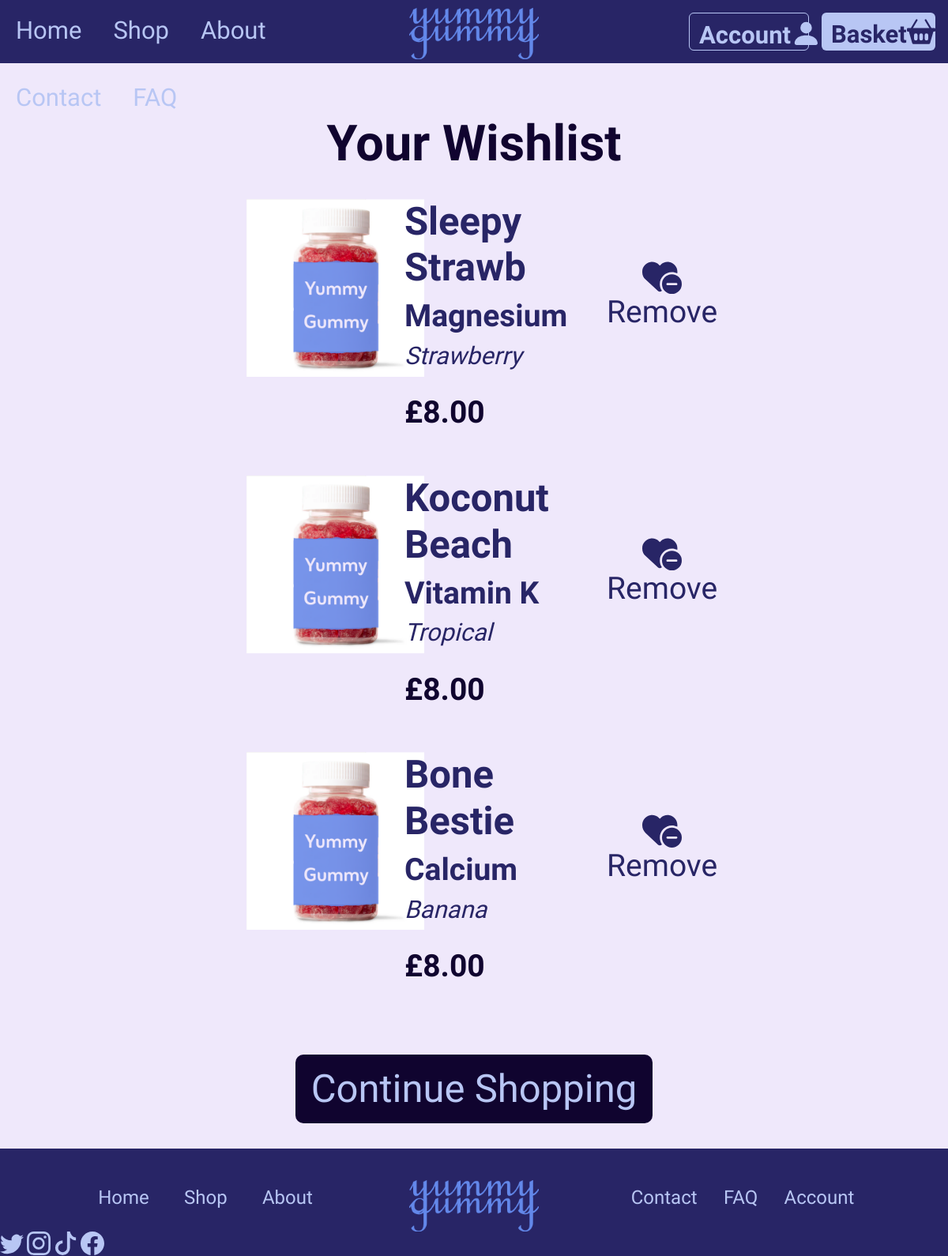
Page /wishlist (signed in) on the earlier database version.
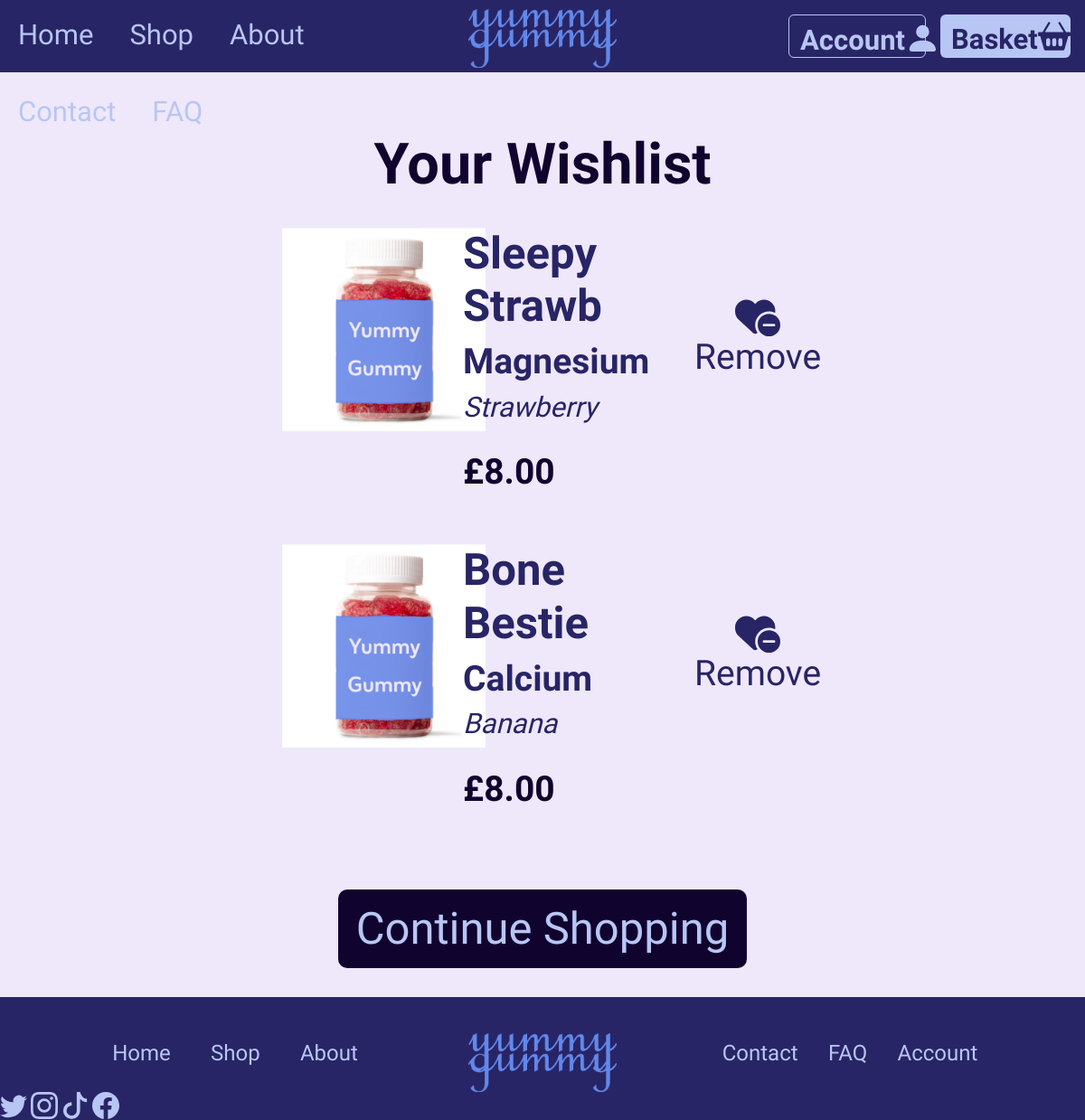
Same page on the later database version.
### app/models.py (models this page shows, shortened)
class Wishlist(db.Model):
    id: so.Mapped[int] = so.mapped_column(primary_key=True)
    product_id: so.Mapped[int] = so.mapped_column(sa.ForeignKey('product.id'), nullable=False)
    user_id: so.Mapped[int] = so.mapped_column(sa.ForeignKey('user.id'), nullable=False)
    product = db.relationship('Product', backref='wishlist', lazy=True)

class Product(db.Model):
    id: so.Mapped[int] = so.mapped_column(primary_key=True)
    name: so.Mapped[str] = so.mapped_column(sa.String(255), index=True, nullable=False)
    vitamin: so.Mapped[str] = so.mapped_column(sa.String(255), nullable=False)
    flavour: so.Mapped[str] = so.mapped_column(sa.String(50), index=True, nullable=True)
    price: so.Mapped[float] = so.mapped_column(sa.Numeric(10, 2), nullable=False)
    description: so.Mapped[str] = so.mapped_column(sa.String(1000), nullable=True)

### app/routes.py (the view, shortened to what this page needs)
@app.route("/wishlist", methods=["GET", "POST"])
@login_required
def wishlist():
    if request.method == "GET":
        wish_items = Wishlist.query.join(Product).filter(Wishlist.user_id == current_user.id).all()
        return render_template("wishlist.html", title="Wishlist", wish_items=wish_items)

### app/models.py (called while the page is built)
@login.user_loader
def load_user(id):
    return db.session.get(User, int(id))

### app/templates/wishlist.html (shortened to what this page needs)
{% extends 'base.html' %}
{% block body %}
<h1 class="ygtitle">Your Wishlist</h1>
    {% if wish_items %}
        <div class="row">
            <div class="col-3"></div>
            <div class="col">
                {% for item in wish_items %}
                    <div class="row wish-items" id="wishbox">
                        <div class="col-4">
                            <img src="{{ url_for('static', filename='images/yumgum.png') }}" alt="{{ item.product.name }}" height="225" id="wishimg">
                        </div>
                        <div class="col">
                            <h2 class="productnm">{{ item.product.name }}</h2>
                            <h3 class="vitamin">{{ item.product.vitamin }}</h3>
                            <h4 class="flavour">{{ item.product.flavour }}</h4>
                            <h3 class="witem-price">£{{ item.product.price }}</h3>
                        </div>
                        <div class="col-3">
                            <button type="button" class="wishremove" data-item-id="{{ item.id }}">
                                <img src="/static/images/heart-minus.svg" alt="Solid heart with a minus next to it">
                                <h3>Remove</h3>
                            </button>
                        </div>
                    </div>
                {% endfor %}
                <div class="backtoshop">
                    <a href="{{ url_for('shop') }}" class="shopreturn">
                        <h2>Continue Shopping</h2>
                    </a>
                </div>
            </div>
            <div class="col-3"></div>
        </div>
    {% endif %}
{% endblock %}

### app/templates/base.html (shortened to what this page needs)
<!DOCTYPE html>
<html lang="en">
<head>
	<link href="{{ url_for('static', filename='css/bootstrap.min.css') }}" rel="stylesheet">
    <link href="{{ url_for('static', filename='css/style.css') }}" rel="stylesheet">
    <link href="{{ url_for('static', filename='css/responsive480.css') }}" rel="stylesheet">
</head>
<body>
    <header>
        <div class=".container-fluid">
            <div class="row">
                <div class="col-4">
                    <nav class="navleft">
                        <a href="{{ url_for('home') }}"><h4>Home</h4></a>
                        <a href="{{ url_for('shop') }}"><h4>Shop</h4></a>
                        <a href="/about"><h4>About</h4></a>
                        <a href="{{ url_for('contact') }}"><h4>Contact</h4></a>
                        <a href="{{ url_for('faq') }}"><h4>FAQ</h4></a>
                    </nav>
                </div>
                <div class="col-4">
                    <a href="{{ url_for('home') }}" class="logo">
                        <img src="{{ url_for('static', filename='images/logotemp.png') }}" alt-text="Yummy Gummy Logo" height="65">
                    </a>
                </div>
                <div class="col-4">
                    <nav class="navright">
                        <a class="btn btn-primary" href="{{ url_for('cart') }}" role="button" id="navbasket">
                            <h4>Basket</h4>
                            <img src="{{ url_for('static', filename='images/basket.svg') }}" alt-text="Shopping Basket">
                        </a>
                        <a class="btn btn-primary" href="{{ url_for('login') }}" role="button" id="navacct">
                            <h4>Account</h4>
                            <img src="{{ url_for('static', filename='images/person.svg') }}" alt-text="My Account picture" id="navperson">
                        </a>
                    </nav>
                </div>
            </div>
        </div>
    </header>
    <div class="wrapper">
        <div class="container-fluid">
            {% block body %} {% endblock %}
        </div>
        <footer>
            <div class="footer-content">
                <div class="row">
                    <div class="col-1"></div>
                    <div class="col">
                        <nav class="footleft">
                            <a href="{{ url_for('home') }}"><h5>Home</h5></a>
                            <a href="{{ url_for('shop') }}"><h5>Shop</h5></a>
                            <a href="/about"><h5>About</h5></a>
                        </nav>
                    </div>
                    <div class="col">
                        <a href="{{ url_for('home') }}" class="logo" id="btmlogo">
                            <img src="{{ url_for('static', filename='images/logotemp.png') }}" alt-text="Yummy Gummy Logo" height="65">
                        </a>
                    </div>
                    <div class="col">
                        <nav class="footright">
                            <a href="{{ url_for('contact') }}"><h5>Contact</h5></a>
                            <a href="{{ url_for('faq') }}"><h5>FAQ</h5></a>
                            <a href="{{ url_for('login') }}"><h5>Account</h5></a>
                        </nav>
                    </div>
                    <div class="col-1"></div>
                </div>
                <div class="footsocial">
                    <img src="{{ url_for('static', filename='images/social/twitter.svg') }}" alt-text="twitter logo">
                    <img src="{{ url_for('static', filename='images/social/instagram.svg') }}" alt-text="instagram logo">
                    <img src="{{ url_for('static', filename='images/social/tiktok.svg') }}" alt-text="tiktok logo">
                    <img src="{{ url_for('static', filename='images/social/facebook.svg') }}" alt-text="facebook logo">
                </div>
            </div>
        </footer>
    </div>
</body>
</html

### app/static/css/style.css (style rules this page uses)
html { height: 100%; }
h1 { font-size: 63px; }
h2 { font-size: 49px; }
h3 { font-size: 39px; }
h4 { font-size: 31px; }
h5 { font-size: 24px; }
body { font-family: Zain; background-color:#EFE8FB; margin-top: 5rem; height: 100%; }
.wrapper { display: flex; flex-direction: column; min-height: 100%; }
header { width: 100%; background-color: #282566; height: 5rem; position: fixed; top: 0; left: 0; }
.navleft a { float: left; text-align: center; padding: 20px; text-decoration: none; font-weight: 400; color: #B8C6F4; }
.logo img { margin-top: 10px; display: block; margin-left: auto; margin-right: auto; }
.navright a { float: right; text-decoration: none; margin-right: 1rem; }
#navbasket { border: none; background-color: #B8C6F4; color: #282566; width: 9rem; height: 3rem; text-align: left; margin-top: 1rem; display: flex; justify-content: space-between; }
#navacct { border: 1px solid #B8C6F4; background-color: #282566; color: #B8C6F4; width: 9.5rem; height: 3rem; text-align: left; margin-top: 1rem; display: flex; justify-content: space-between; }
.navright h4 { font-weight: 600; margin-top: 3px; }
footer { width: 100%; background-color: #282566; color: #B8C6F4; min-height: 8.5rem; margin-top: auto; }
.footleft, .footright { display: flex; justify-content: space-around; }
.footleft a { float: left; text-align: center; margin-top: 3rem; text-decoration: none; font-weight: 700; color: #B8C6F4; }
.footright a { float: right; text-align: center; margin-top: 3rem; text-decoration: none; font-weight: 700; color: #B8C6F4; }
#btmlogo img { margin-top: 40px; }
.footsocial { bottom: 0; }
.ygtitle { text-align: center; color:#10042F; font-weight: 700; }
.vitamin { font-weight: 550; color: #282566; }
.flavour { font-style: italic; color: #282566; }
.productnm { color: #282566; font-weight: 700; }
.backtoshop { display: flex; justify-content: center; }
.witem-price { margin-top: 30px; color: #10042F; font-weight: 800; }
.wishremove { color: #282566; background-color: #EFE8FB; border: none; text-decoration: none; display: flex; flex-direction: column; align-items: center; margin-top: 75px; }
.wishremove img { width: 50px; }
.shopreturn { background-color: #10042F; color: #B8C6F4; padding: 15px 20px 5px 20px; text-decoration: none; border-radius: 10px; margin: 2rem 0; font-weight: 600; display: flex; }
#wishbox { margin-bottom: 3rem; }

Differences in the rows shown:
removed Wishlist: product.name "Koconut Beach", product.vitamin "Vitamin K", product.flavour "Tropical", product.price "8.00"
